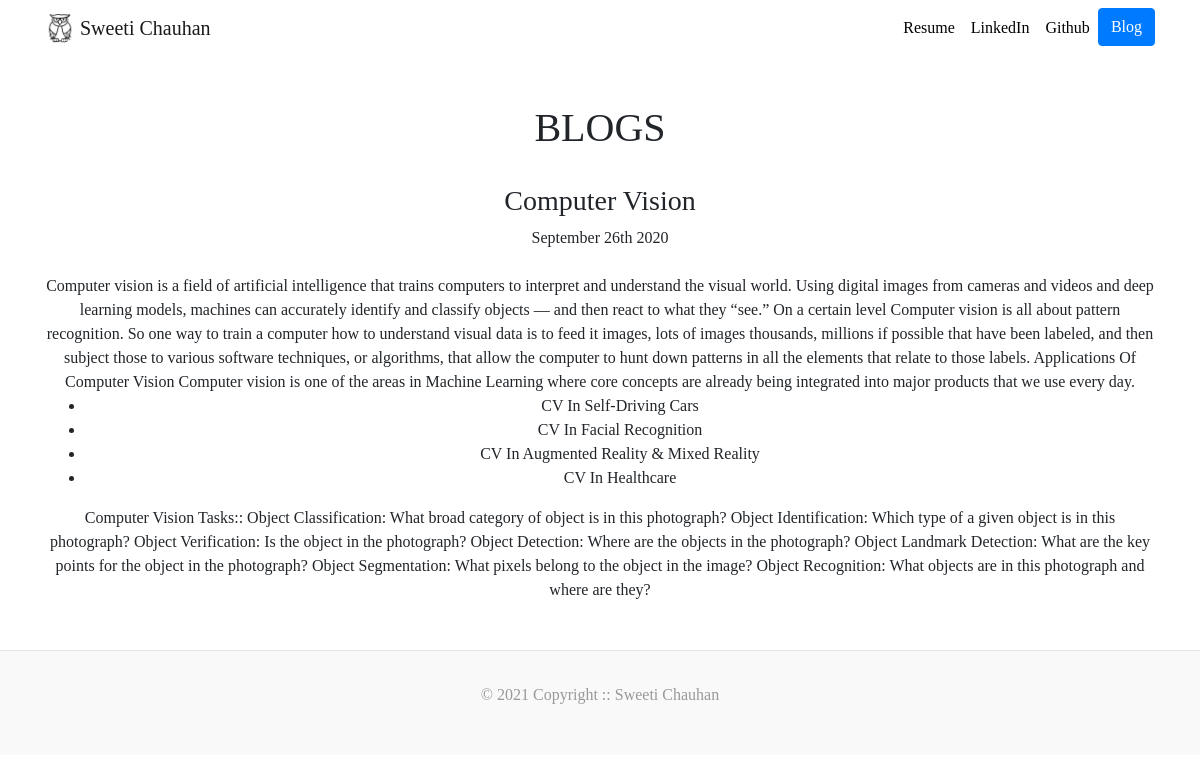
Page /blog/2 on the committed database.
### blog/models.py (models this page shows, shortened)
class Blog(models.Model):
    title = models.CharField(max_length=100)
    description = models.TextField()
    posted_at = models.DateField(default=date.today)

### blog/views.py (the view)
# urls.py: path('<int:blog_id>', blogDetail, name="blogDetail"),
def blogDetail(request, blog_id):
    blogObj = get_object_or_404(Blog, pk=blog_id)
    return render(request, 'blogDetail.html', {'blog':blogObj, 'headline':"BLOGS"})

### templates/blogDetail.html (shortened to what this page needs)
{% extends 'base.html' %}
{% block content %}
    <br><h3>{{ blog.title }}</h3>
    {{ blog.posted_at |date:'F dS Y'}}<br><br>
    {{ blog.description | safe }}
    <br><br>
{% endblock %}

### portfolio/static/custom.css (style rules this page uses)
body { font-family: 'Amatic SC', cursive; }

### rows in the picture
Blog: title "Computer Vision", posted_at "September 26th 2020", description "Computer vision is a field of artificial intelligence that trains computers to interpret and understand the visual world. Using digital images from cameras and videos and deep learning models, machines can accurately identify and classify objects — and then react to what they “see.” On a certain level Computer vision is all about pattern recognition. So one way to train a computer how to understand visual data is to feed it images, lots of images thousands, millions if possible that have been labeled, and then subject those to various software techniques, or algorithms, that allow the computer to hunt down patterns in all the elements that relate to those labels. Applications Of Computer…"

### other values in the picture
{{ headline }} "BLOGS"
